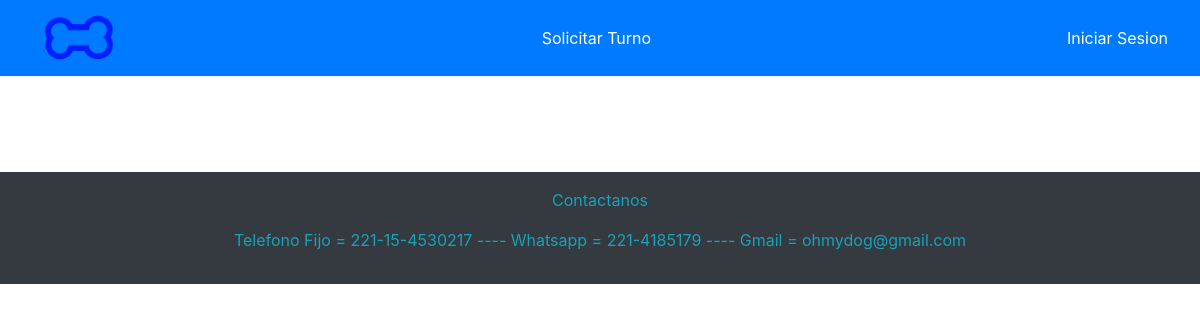
The app's page /paseadores, older data.
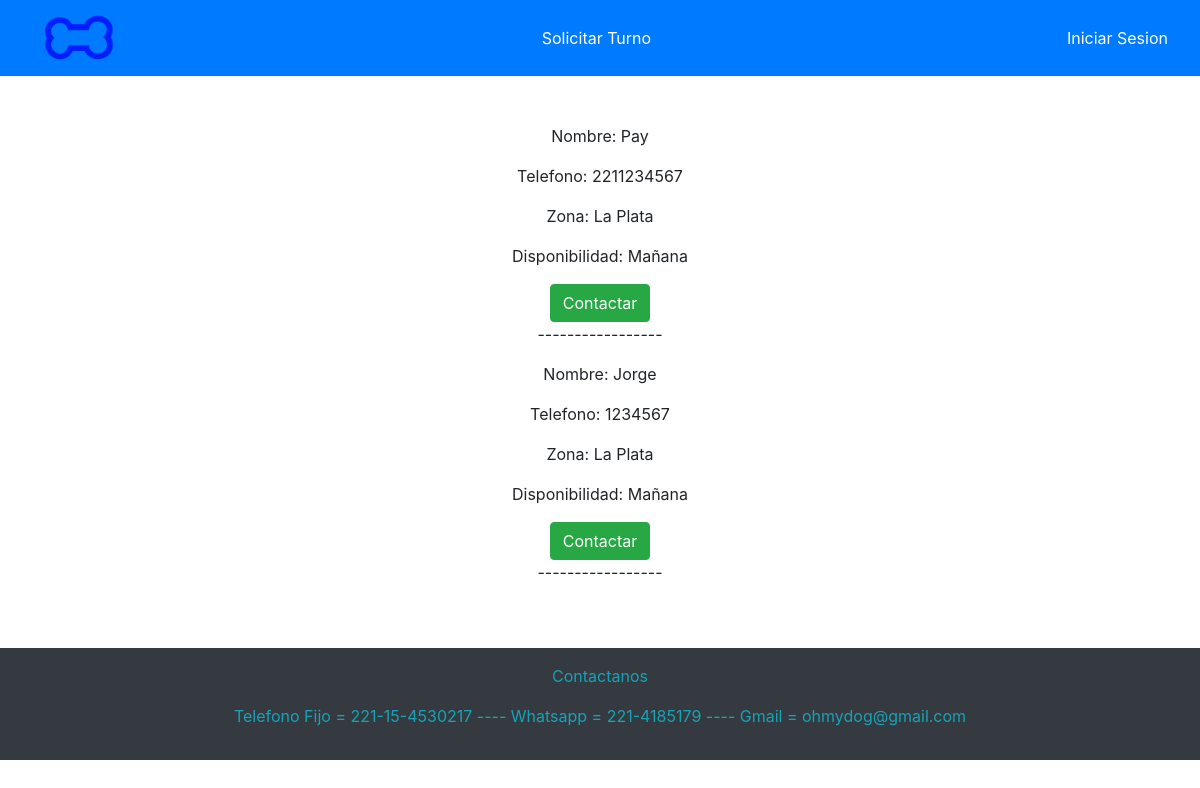
The same page, newer data.
### APP/models.py (models this page shows, shortened)
class Paseador(models.Model):
    nombre = models.CharField(max_length=50)
    telefono = models.IntegerField()
    zona = models.CharField(max_length=20)
    disponibilidad = models.CharField(max_length=30)

### APP/views.py (the view)
# urls.py: path('paseadores',views.listarPaseadores,name='paseadores'),
def listarPaseadores(request):
    context = Paseador.objects.all()
    return render(request, 'paginas/listaPaseadores.html', {'context': context})

### APP/templates/paginas/listaPaseadores.html (shortened to what this page needs)
{% extends 'paginas/base.html' %}
{% load static %}
{% block contenido %}
<div class="d-flex justify-content-center flex-column align-items-center">
    {% for c in context %}
        <p>Nombre: {{ c.nombre }}</p>
        <p>Telefono: {{ c.telefono }}</p>
        <p>Zona: {{ c.zona }}</p>
        <p>Disponibilidad: {{ c.disponibilidad }}</p>
        <a href="./contactarP/{{c.nombre}}/{{c.telefono}}" class="btn btn-success">Contactar</a>
        <p>-----------------</p>
    {% endfor %}
</div>
{% endblock %}

### APP/templates/paginas/base.html (shortened to what this page needs)
{% load static %}
<!DOCTYPE html>
<html lang="en">
<head>
    <link rel="stylesheet" href="https://maxcdn.bootstrapcdn.com/bootstrap/4.0.0/css/bootstrap.min.css">
</head>
<body>
    <nav class="navbar bg-primary">
        <div>
            <a href="./" class="navbar-brand container d-flex align-items-center justify-content-center">
                <img class="logo" src="static/imagenes/Logo2.png" height="50" width="80" class="d-inline-block align-top" alt="LOGO">
            </a>
        </div>
            <a href="./turnos" class="nav-item nav-link active text-white">Solicitar Turno</a>
            <a href="./LogIn" class="nav-item nav-link active text-white">Iniciar Sesion</a>
    </nav>
    <br>
    <br>
    {% block contenido %} {% endblock %}
    <br><br>
    <footer>
        <div class="container-fluid bg-dark text-center p-3">
            <p class="medium text-info">
                Contactanos
            </p>
            <p class="medium text-info">
                Telefono Fijo = 221-15-4530217 ----
                Whatsapp = 221-4185179 ----
                Gmail = ohmydog@gmail.com
            </p>
        </div>
    </footer>
</body>
</html>

### APP/templates/paginas/base.html (style rules this page uses)
.logo { mix-blend-mode: color-burn; }

Row changes from the older to the newer data that the page shows:
added Paseador: nombre "Pay", telefono "2211234567", zona "La Plata", disponibilidad "Mañana"
added Paseador: nombre "Jorge", telefono "1234567", zona "La Plata", disponibilidad "Mañana"
